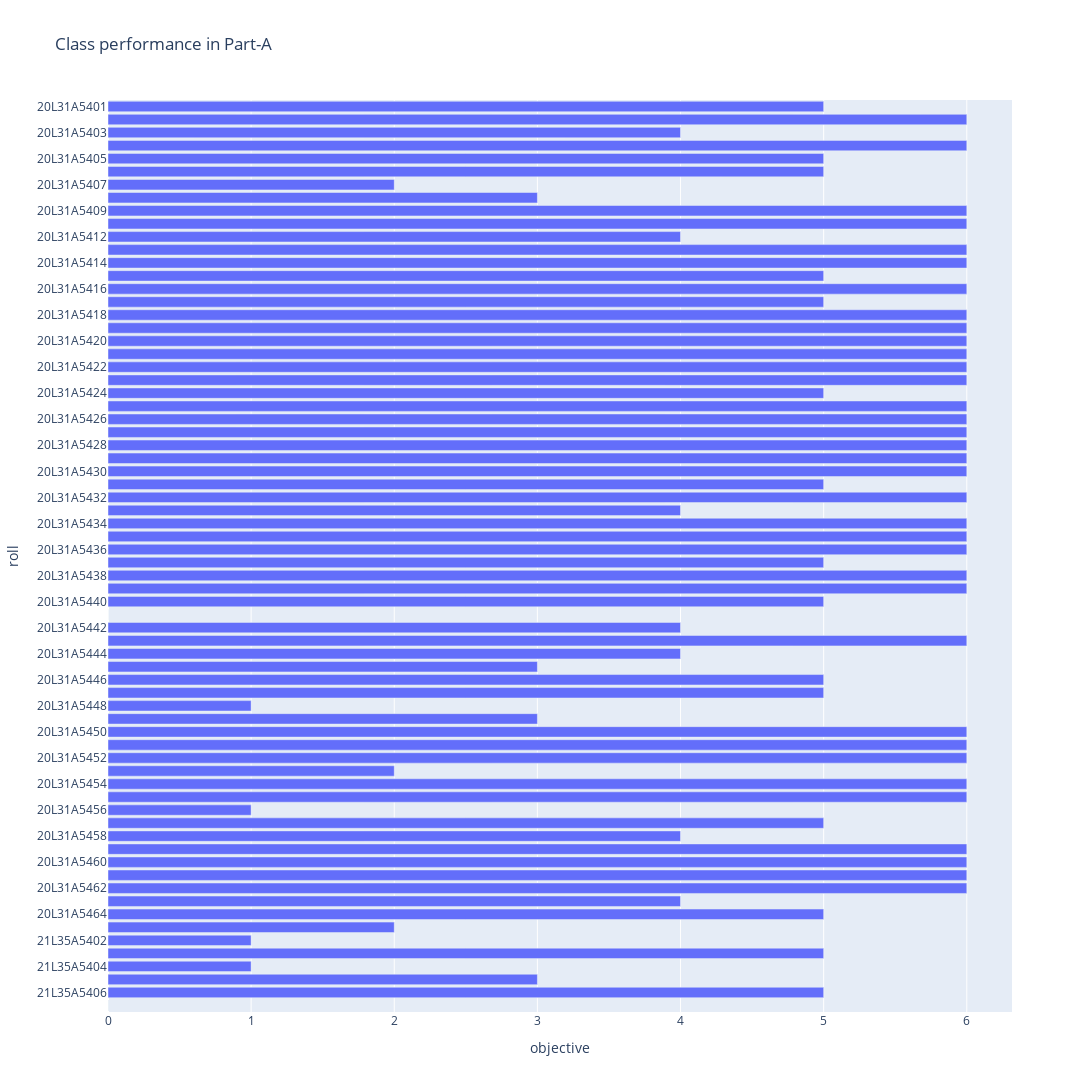

Notebook code cell kept with this figure:
### Code cell
fig = px.bar(python,x="objective", y="roll", text='objective', orientation='h',width=1100, height=1500,title='Class performance in Part-A')
fig.update_traces(texttemplate='%{text:.2s}', textposition='outside')
fig.update_layout(uniformtext_minsize=8, uniformtext_mode='hide')
fig.update_layout(
    yaxis = dict(autorange="reversed")
)
fig.show()

### Figure 1 — Plotly figure (JSON) as saved in the notebook; plotly's stock layout.template omitted (floating-point values rounded to 4 significant figures)
{"data": [{"alignmentgroup": "True", "hovertemplate": "objective=%{text}<br>roll=%{y}<extra></extra>", "legendgroup": "", "marker": {"color": "#636efa", "pattern": {"shape": ""}}, "name": "", "offsetgroup": "", "orientation": "h", "showlegend": false, "text": [5, 6, 4, 6, 5, 5, 2, 3, 6, 6, 4, 6, 6, 5, 6, 5, 6, 6, 6, 6, 6, 6, 5, 6, 6, 6, 6, 6, 6, 5, 6, 4, 6, 6, 6, 5, 6, 6, 5, 0, 4, 6, 4, 3, 5, 5, 1, 3, 6, 6, 6, 2, 6, 6, 1, 5, 4, 6, 6, 6, 6, 4, 5, 2, 1, 5, 1, 3, 5, 0, 0, 0], "textposition": "outside", "texttemplate": "%{text:.2s}", "type": "bar", "x": [5, 6, 4, 6, 5, 5, 2, 3, 6, 6, 4, 6, 6, 5, 6, 5, 6, 6, 6, 6, 6, 6, 5, 6, 6, 6, 6, 6, 6, 5, 6, 4, 6, 6, 6, 5, 6, 6, 5, 0, 4, 6, 4, 3, 5, 5, 1, 3, 6, 6, 6, 2, 6, 6, 1, 5, 4, 6, 6, 6, 6, 4, 5, 2, 1, 5, 1, 3, 5, 0, 0, 0], "xaxis": "x", "y": ["20L31A5401", "20L31A5402", "20L31A5403", "20L31A5404", "20L31A5405", "20L31A5406", "20L31A5407", "20L31A5408", "20L31A5409", "20L31A5411", "20L31A5412", "20L31A5413", "20L31A5414", "20L31A5415", "20L31A5416", "20L31A5417", "20L31A5418", "20L31A5419", "20L31A5420", "20L31A5421", "20L31A5422", "20L31A5423", "20L31A5424", "20L31A5425", "20L31A5426", "20L31A5427", "20L31A5428", "20L31A5429", "20L31A5430", "20L31A5431", "20L31A5432", "20L31A5433", "20L31A5434", "20L31A5435", "20L31A5436", "20L31A5437", "20L31A5438", "20L31A5439", "20L31A5440", "20L31A5441", "20L31A5442", "20L31A5443", "20L31A5444", "20L31A5445", "20L31A5446", "20L31A5447", "20L31A5448", "20L31A5449", "20L31A5450", "20L31A5451", "20L31A5452", "20L31A5453", "20L31A5454", "20L31A5455", "20L31A5456", "20L31A5457", "20L31A5458", "20L31A5459", "20L31A5460", "20L31A5461", "20L31A5462", "20L31A5463", "20L31A5464", "21L35A5401", "21L35A5402", "21L35A5403", "21L35A5404", "21L35A5405", "21L35A5406", 0, 0, 0], "yaxis": "y"}], "layout": {"barmode": "relative", "height": 1500, "legend": {"tracegroupgap": 0}, "title": {"text": "Class performance in Part-A"}, "uniformtext": {"minsize": 8, "mode": "hide"}, "width": 1100, "xaxis": {"anchor": "y", "domain": [0, 1], "title": {"text": "objective"}}, "yaxis": {"anchor": "x", "autorange": "reversed", "domain": [0, 1], "title": {"text": "roll"}}}}
